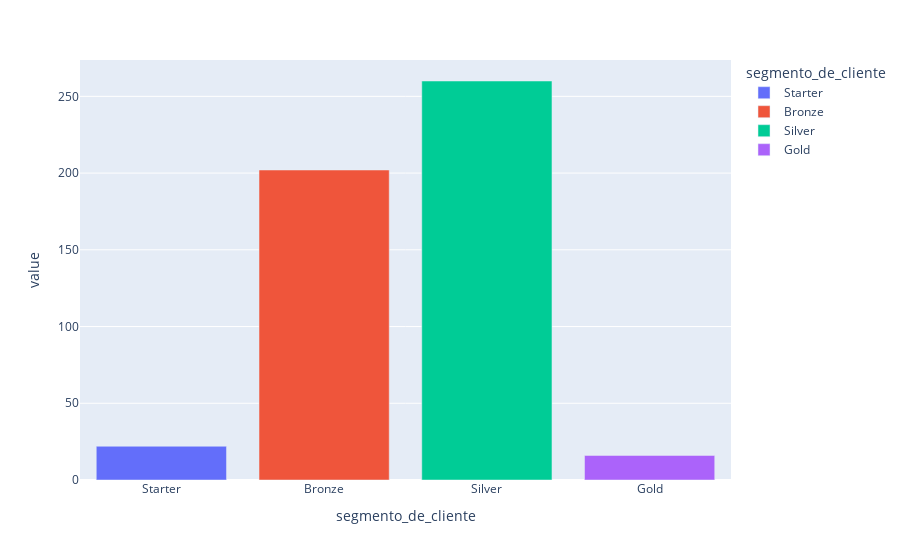

Here is the notebook cell this chart was saved with:
### Code cell
# Distribuição da variável Target - Contagem
px.bar(contagem_target, color=contagem_target.index, category_orders={'segmento_de_cliente': lista_segmentos})

### Figure 1 — Plotly figure (JSON) as saved in the notebook; plotly's stock layout.template omitted (floating-point values rounded to 4 significant figures)
{"data": [{"hovertemplate": "segmento_de_cliente=%{x}<br>value=%{y}<extra></extra>", "legendgroup": "Starter", "marker": {"color": "#636efa", "pattern": {"shape": ""}}, "name": "Starter", "orientation": "v", "showlegend": true, "textposition": "auto", "type": "bar", "x": ["Starter"], "xaxis": "x", "y": [22], "yaxis": "y"}, {"hovertemplate": "segmento_de_cliente=%{x}<br>value=%{y}<extra></extra>", "legendgroup": "Bronze", "marker": {"color": "#EF553B", "pattern": {"shape": ""}}, "name": "Bronze", "orientation": "v", "showlegend": true, "textposition": "auto", "type": "bar", "x": ["Bronze"], "xaxis": "x", "y": [202], "yaxis": "y"}, {"hovertemplate": "segmento_de_cliente=%{x}<br>value=%{y}<extra></extra>", "legendgroup": "Silver", "marker": {"color": "#00cc96", "pattern": {"shape": ""}}, "name": "Silver", "orientation": "v", "showlegend": true, "textposition": "auto", "type": "bar", "x": ["Silver"], "xaxis": "x", "y": [260], "yaxis": "y"}, {"hovertemplate": "segmento_de_cliente=%{x}<br>value=%{y}<extra></extra>", "legendgroup": "Gold", "marker": {"color": "#ab63fa", "pattern": {"shape": ""}}, "name": "Gold", "orientation": "v", "showlegend": true, "textposition": "auto", "type": "bar", "x": ["Gold"], "xaxis": "x", "y": [16], "yaxis": "y"}], "layout": {"barmode": "relative", "legend": {"title": {"text": "segmento_de_cliente"}, "tracegroupgap": 0}, "margin": {"t": 60}, "xaxis": {"anchor": "y", "categoryarray": ["Starter", "Bronze", "Silver", "Gold"], "categoryorder": "array", "domain": [0, 1], "title": {"text": "segmento_de_cliente"}}, "yaxis": {"anchor": "x", "domain": [0, 1], "title": {"text": "value"}}}}
